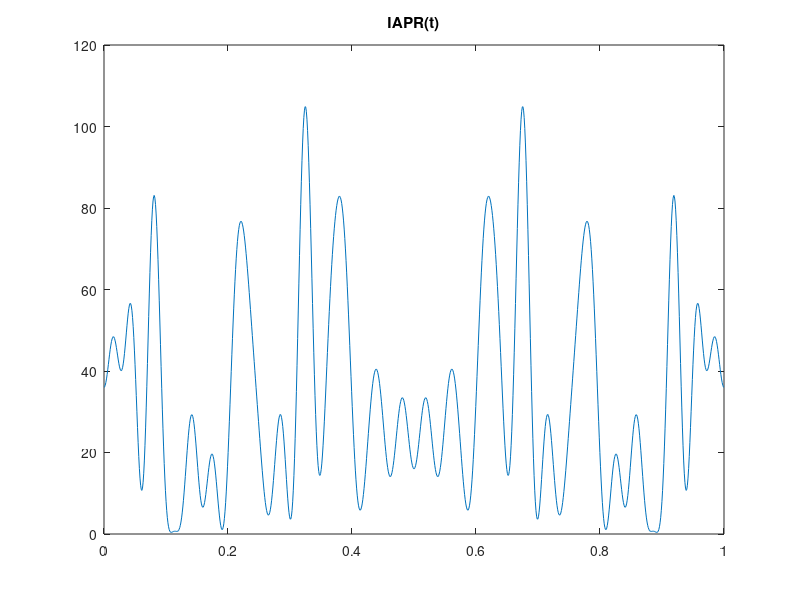

Write the MATLAB code that produced this figure.
clear ; close all ; clc
%Use the ZCPs in Kernels
a=[1 1];
b=[1 -1];
c=[-1 -1 -1 -1 -1 -1 -1 1 -1 1 1 1 -1 -1 -1 1 1];
d=[-1 -1 1 -1 1 1 -1 -1 1 1 -1 1 -1 1 -1 -1 1];
count=0;
%Some computation in Construction iii in handout
t1=(a+b)/2;
t2=(a-b)/2;
t3=(fliplr(a)-fliplr(b))/2; %fliplr(a) = reverse(a)
t4=(fliplr(a)+fliplr(b))/2;

F1=kron(c,t1)+kron(d,t2);
F2=kron(c,t3)-kron(d,t4);

tempF1XCOR=xcorr(F1);
tempF2XCOR=xcorr(F2);
F1XCOR=tempF1XCOR(1,364:length(tempF1XCOR));
F2XCOR=tempF2XCOR(1,364:length(tempF2XCOR));
tempZCP=F1XCOR+F2XCOR;
tempZCP(abs(tempZCP)<0.1)=0;
ZCP=tempZCP
for i=2:1:length(ZCP);
    if ZCP(1,i)==0
    count=count+1; 
    else
        break;
    end
end

%PAPR and PAV function
temp1=F1;
temp2=0;
t=linspace(0,1,1000);
for k=1:1:length(F1)
    temp2=temp2+(temp1(1,k))*exp(j*2*pi*k*t);
end
IAPR=temp2.*conj(temp2); %IAPR
plot(t,IAPR),title("IAPR(t)")
Pav=round(sum(1/length(t)*IAPR,2)); %Pav
PAPR=max(IAPR)/Pav;

fprintf("zone = Z = %d\n",count+1)
fprintf("PAPR = %2.3f",PAPR)
